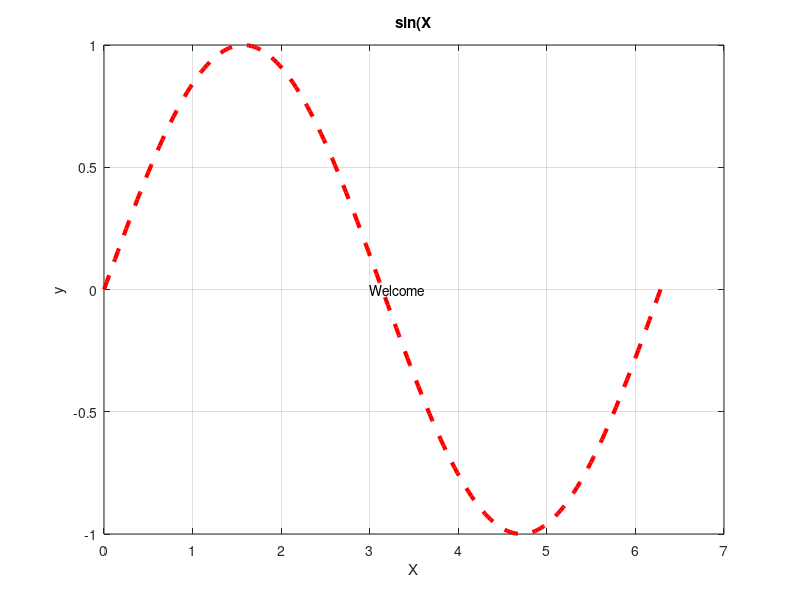

This chart was generated by the following MATLAB code:
x=0:pi/100:2*pi;
y=sin(x);
plot(x,y,'--r','LineWidth',3)
xlabel('X')
ylabel('y')
title('sin(X')
grid on

text(3,0,'Welcome')
